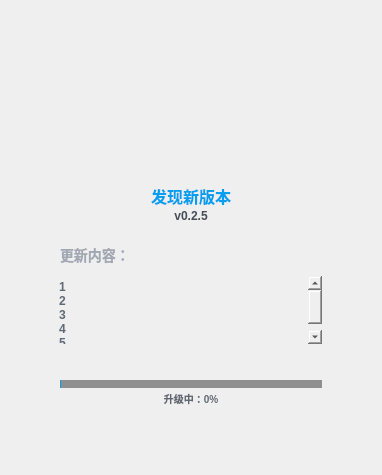
<?xml version="1.0" encoding="UTF-8"?>
<ui version="4.0">
 <class>UpdateSoftWareFind</class>
 <widget class="QDialog" name="UpdateSoftWareFind">
  <property name="geometry">
   <rect>
    <x>0</x>
    <y>0</y>
    <width>382</width>
    <height>475</height>
   </rect>
  </property>
  <property name="minimumSize">
   <size>
    <width>0</width>
    <height>0</height>
   </size>
  </property>
  <property name="maximumSize">
   <size>
    <width>16777215</width>
    <height>16777215</height>
   </size>
  </property>
  <property name="sizeIncrement">
   <size>
    <width>0</width>
    <height>-1</height>
   </size>
  </property>
  <property name="windowTitle">
   <string>Dialog</string>
  </property>
  <property name="styleSheet">
   <string notr="true"/>
  </property>
  <layout class="QGridLayout" name="gridLayout">
   <property name="leftMargin">
    <number>20</number>
   </property>
   <property name="topMargin">
    <number>20</number>
   </property>
   <property name="rightMargin">
    <number>20</number>
   </property>
   <property name="bottomMargin">
    <number>20</number>
   </property>
   <property name="spacing">
    <number>0</number>
   </property>
   <item row="0" column="0">
    <widget class="QFrame" name="frame">
     <property name="minimumSize">
      <size>
       <width>342</width>
       <height>435</height>
      </size>
     </property>
     <property name="maximumSize">
      <size>
       <width>342</width>
       <height>435</height>
      </size>
     </property>
     <property name="styleSheet">
      <string notr="true">border-radius: 16px;
background:transparent;
border-image: url(:/Skin/Images/Popup/update-bk.png);
</string>
     </property>
     <property name="frameShape">
      <enum>QFrame::StyledPanel</enum>
     </property>
     <property name="frameShadow">
      <enum>QFrame::Raised</enum>
     </property>
     <widget class="QLabel" name="label">
      <property name="geometry">
       <rect>
        <x>40</x>
        <y>224</y>
        <width>101</width>
        <height>21</height>
       </rect>
      </property>
      <property name="styleSheet">
       <string notr="true">border-image:none;
font-family: &quot;Noto Sans S Chinese&quot;;
font-weight: 500;
font-size: 14px;
color: #A1A8B3;</string>
      </property>
      <property name="text">
       <string>更新内容：</string>
      </property>
     </widget>
     <widget class="QWidget" name="widget" native="true">
      <property name="geometry">
       <rect>
        <x>0</x>
        <y>256</y>
        <width>342</width>
        <height>68</height>
       </rect>
      </property>
      <property name="styleSheet">
       <string notr="true">border-image:none;
</string>
      </property>
      <layout class="QGridLayout" name="gridLayout_2">
       <property name="leftMargin">
        <number>35</number>
       </property>
       <property name="topMargin">
        <number>0</number>
       </property>
       <property name="rightMargin">
        <number>40</number>
       </property>
       <property name="bottomMargin">
        <number>0</number>
       </property>
       <property name="spacing">
        <number>0</number>
       </property>
       <item row="0" column="0">
        <widget class="QTextEdit" name="tEdit_explanation">
         <property name="enabled">
          <bool>true</bool>
         </property>
         <property name="styleSheet">
          <string notr="true">QTextEdit {
	border:none;
border-image:none;
	background:transparent;
	font-family: &quot;Noto Sans S Chinese&quot;;
	font-weight: 500;
	font-size: 12px;
	color: #616975;
}

QScrollBar:vertical {
    background: transparent;
    border: none;              
border-image:none;
    width: 6px;
    margin: 0px;
    padding: 0px;
}

QScrollBar::handle:vertical {
    background-color: rgba(255, 255, 255, 0.1); /* 改用 background-color */
    border: none;            
border-image:none;                 
    border-radius: 3px;
    min-height: 30px;
}

QScrollBar::sub-line:vertical,
QScrollBar::add-line:vertical,
QScrollBar::add-page:vertical,
QScrollBar::sub-page:vertical {
    background: none;
    border: none;
border-image:none;
}
</string>
         </property>
         <property name="verticalScrollBarPolicy">
          <enum>Qt::ScrollBarAsNeeded</enum>
         </property>
         <property name="horizontalScrollBarPolicy">
          <enum>Qt::ScrollBarAlwaysOff</enum>
         </property>
         <property name="readOnly">
          <bool>true</bool>
         </property>
         <property name="html">
          <string>&lt;!DOCTYPE HTML PUBLIC &quot;-//W3C//DTD HTML 4.0//EN&quot; &quot;http://www.w3.org/TR/REC-html40/strict.dtd&quot;&gt;
&lt;html&gt;&lt;head&gt;&lt;meta name=&quot;qrichtext&quot; content=&quot;1&quot; /&gt;&lt;meta charset=&quot;utf-8&quot; /&gt;&lt;style type=&quot;text/css&quot;&gt;
p, li { white-space: pre-wrap; }
hr { height: 1px; border-width: 0; }
li.unchecked::marker { content: &quot;\2610&quot;; }
li.checked::marker { content: &quot;\2612&quot;; }
&lt;/style&gt;&lt;/head&gt;&lt;body style=&quot; font-family:'Noto Sans S Chinese'; font-size:12px; font-weight:500; font-style:normal;&quot;&gt;
&lt;p style=&quot; margin-top:0px; margin-bottom:0px; margin-left:0px; margin-right:0px; -qt-block-indent:0; text-indent:0px;&quot;&gt;1&lt;/p&gt;
&lt;p style=&quot; margin-top:0px; margin-bottom:0px; margin-left:0px; margin-right:0px; -qt-block-indent:0; text-indent:0px;&quot;&gt;2&lt;/p&gt;
&lt;p style=&quot; margin-top:0px; margin-bottom:0px; margin-left:0px; margin-right:0px; -qt-block-indent:0; text-indent:0px;&quot;&gt;3&lt;/p&gt;
&lt;p style=&quot; margin-top:0px; margin-bottom:0px; margin-left:0px; margin-right:0px; -qt-block-indent:0; text-indent:0px;&quot;&gt;4&lt;/p&gt;
&lt;p style=&quot; margin-top:0px; margin-bottom:0px; margin-left:0px; margin-right:0px; -qt-block-indent:0; text-indent:0px;&quot;&gt;5&lt;/p&gt;&lt;/body&gt;&lt;/html&gt;</string>
         </property>
        </widget>
       </item>
      </layout>
     </widget>
     <widget class="QLabel" name="lab_title">
      <property name="geometry">
       <rect>
        <x>0</x>
        <y>164</y>
        <width>342</width>
        <height>23</height>
       </rect>
      </property>
      <property name="minimumSize">
       <size>
        <width>342</width>
        <height>23</height>
       </size>
      </property>
      <property name="styleSheet">
       <string notr="true">border-image:none;
font-family: &quot;Noto Sans S Chinese&quot;;
font-weight: 500;
font-size: 16px;
color: #009FEF;</string>
      </property>
      <property name="text">
       <string>发现新版本</string>
      </property>
      <property name="alignment">
       <set>Qt::AlignCenter</set>
      </property>
     </widget>
     <widget class="QLabel" name="lab_ver">
      <property name="geometry">
       <rect>
        <x>0</x>
        <y>187</y>
        <width>342</width>
        <height>17</height>
       </rect>
      </property>
      <property name="minimumSize">
       <size>
        <width>342</width>
        <height>17</height>
       </size>
      </property>
      <property name="styleSheet">
       <string notr="true">border-image:none;
font-family: &quot;Noto Sans S Chinese&quot;;
font-weight: 500;
font-size: 12px;
color: #454D57;</string>
      </property>
      <property name="text">
       <string notr="true">v0.2.5</string>
      </property>
      <property name="alignment">
       <set>Qt::AlignCenter</set>
      </property>
     </widget>
     <widget class="QPushButton" name="pBt_exit">
      <property name="geometry">
       <rect>
        <x>301</x>
        <y>10</y>
        <width>31</width>
        <height>31</height>
       </rect>
      </property>
      <property name="minimumSize">
       <size>
        <width>31</width>
        <height>31</height>
       </size>
      </property>
      <property name="maximumSize">
       <size>
        <width>31</width>
        <height>31</height>
       </size>
      </property>
      <property name="styleSheet">
       <string notr="true">QPushButton
{
	border-radius:0px;
	border-image: url(:/Skin/Images/Popup/close-no.png);
	background:transparent;
}
QPushButton:hover
{
	border-image: url(:/Skin/Images/Popup/close-ho.png);
}
</string>
      </property>
      <property name="text">
       <string/>
      </property>
     </widget>
     <widget class="QStackedWidget" name="stackedWidget">
      <property name="geometry">
       <rect>
        <x>0</x>
        <y>360</y>
        <width>342</width>
        <height>60</height>
       </rect>
      </property>
      <property name="styleSheet">
       <string notr="true">border:none;
border-image:none;
background:transparent</string>
      </property>
      <property name="currentIndex">
       <number>1</number>
      </property>
      <widget class="QWidget" name="page_btn">
       <widget class="QPushButton" name="pBt_Ignore">
        <property name="geometry">
         <rect>
          <x>44</x>
          <y>0</y>
          <width>104</width>
          <height>30</height>
         </rect>
        </property>
        <property name="minimumSize">
         <size>
          <width>104</width>
          <height>30</height>
         </size>
        </property>
        <property name="maximumSize">
         <size>
          <width>104</width>
          <height>30</height>
         </size>
        </property>
        <property name="styleSheet">
         <string notr="true">QPushButton
{
	font-family: &quot;Noto Sans S Chinese&quot;;
	 font-weight: 500;
	font-size: 14px;
	color: #009FEF;

	background:transparent;
	border-image: url(:/Skin/Images/Popup/cancel-no.png);
}
QPushButton:hover
{
	border-image: url(:/Skin/Images/Popup/cancel-ho.png);
}</string>
        </property>
        <property name="text">
         <string>忽略</string>
        </property>
       </widget>
       <widget class="QPushButton" name="pBt_update">
        <property name="geometry">
         <rect>
          <x>194</x>
          <y>0</y>
          <width>104</width>
          <height>30</height>
         </rect>
        </property>
        <property name="minimumSize">
         <size>
          <width>104</width>
          <height>30</height>
         </size>
        </property>
        <property name="maximumSize">
         <size>
          <width>104</width>
          <height>30</height>
         </size>
        </property>
        <property name="styleSheet">
         <string notr="true">QPushButton
{
	font-family: &quot;Noto Sans S Chinese&quot;; font-weight: 500;
	font-size: 14px;
	color: #FFFFFF;

	background:transparent;
	border-image: url(:/Skin/Images/Popup/confirm-no.png);
}
QPushButton:hover
{
	border-image: url(:/Skin/Images/Popup/confirm-ho.png);
}</string>
        </property>
        <property name="text">
         <string>立即更新</string>
        </property>
       </widget>
      </widget>
      <widget class="QWidget" name="page_2">
       <widget class="QSlider" name="progressBar">
        <property name="enabled">
         <bool>false</bool>
        </property>
        <property name="geometry">
         <rect>
          <x>40</x>
          <y>0</y>
          <width>262</width>
          <height>8</height>
         </rect>
        </property>
        <property name="minimumSize">
         <size>
          <width>262</width>
          <height>8</height>
         </size>
        </property>
        <property name="maximumSize">
         <size>
          <width>262</width>
          <height>8</height>
         </size>
        </property>
        <property name="styleSheet">
         <string notr="true">QSlider
{
    background: none;
    border: none;
}
/*horizontal ：水平QSlider*/
QSlider::groove:horizontal {
	height:8px;
	border-bottom:4px;
	background-color: rgba(0, 0, 0, 0.4);

}
/* 滑块左侧（已填充范围） */
QSlider::sub-page:horizontal {
    background-color: #009FEF;               /* 已填充部分的颜色 */
    border-radius: 4px;                      /* 圆角 */
}
/*3.平时滑动的滑块设计参数*/
QSlider::handle:horizontal {
	/*滑块的宽度*/
	width: 0px;
}

/*4.手动拉动时显示的滑块设计参数*/
QSlider::handle:horizontal:hover {
	/*滑块的宽度*/
	width:0px;
	
}</string>
        </property>
        <property name="maximum">
         <number>100</number>
        </property>
        <property name="pageStep">
         <number>1</number>
        </property>
        <property name="value">
         <number>0</number>
        </property>
        <property name="orientation">
         <enum>Qt::Horizontal</enum>
        </property>
       </widget>
       <widget class="QLabel" name="label_val">
        <property name="geometry">
         <rect>
          <x>0</x>
          <y>8</y>
          <width>342</width>
          <height>20</height>
         </rect>
        </property>
        <property name="styleSheet">
         <string notr="true">color: #616871;
font-family: &quot;Noto Sans S Chinese&quot;;
font-weight: 500;
font-size: 10px;</string>
        </property>
        <property name="text">
         <string>升级中：0%</string>
        </property>
        <property name="alignment">
         <set>Qt::AlignCenter</set>
        </property>
       </widget>
      </widget>
     </widget>
    </widget>
   </item>
  </layout>
 </widget>
 <resources/>
 <connections/>
</ui>
